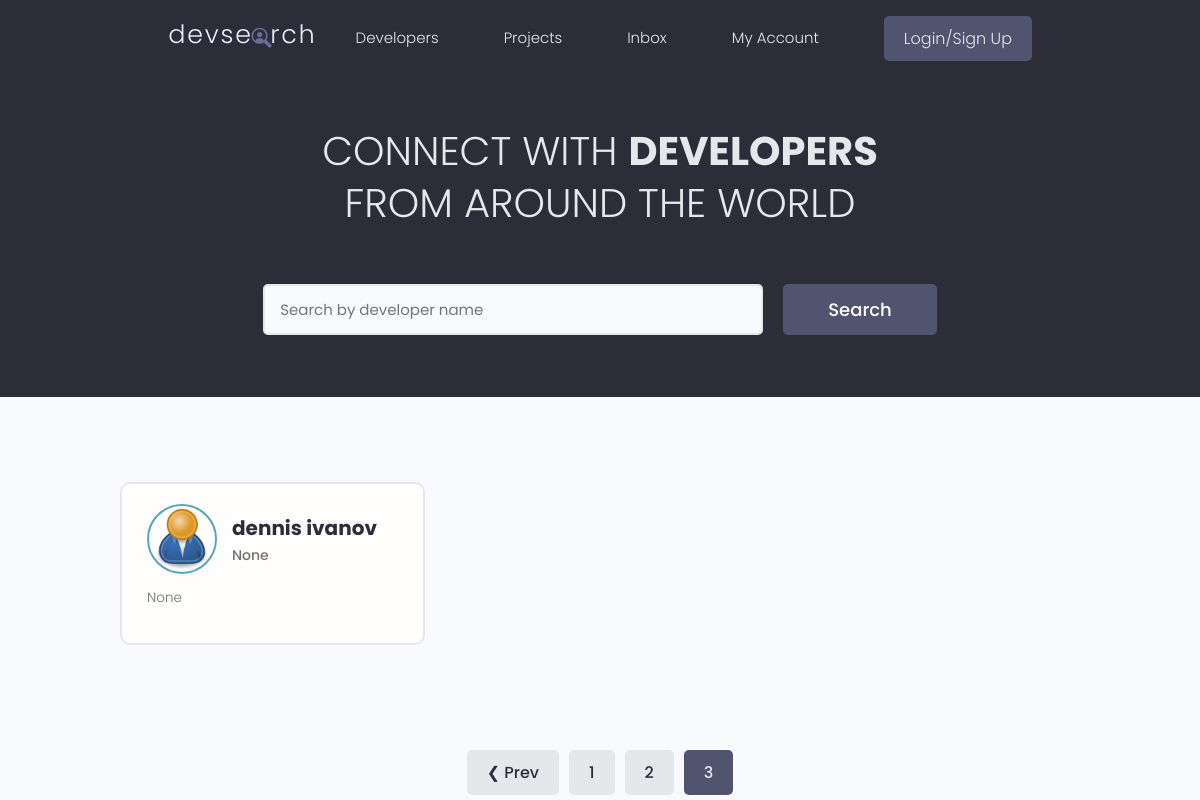
Page /?page=4 on the earlier database version.
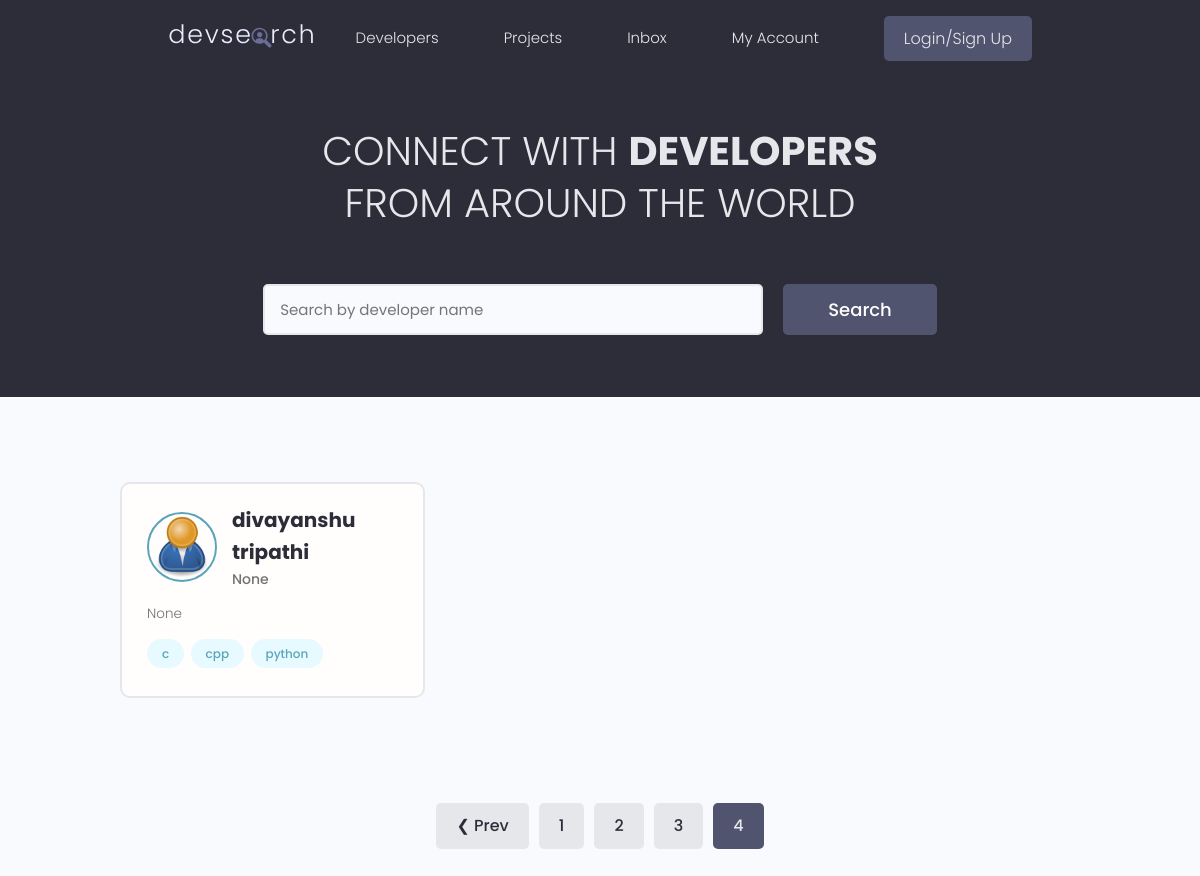
Same page on the later database version.
### users/models.py (models this page shows, shortened)
class Profile(models.Model):
    user = models.OneToOneField(User, on_delete=models.CASCADE,null=True, blank=True)
    name = models.CharField(max_length=200, blank=True, null=True)
    email = models.EmailField(max_length=500, blank=True, null=True)
    username = models.CharField(max_length=200, blank=True, null=True)
    location = models.CharField(max_length=200, blank=True, null=True)
    short_intro = models.CharField(max_length=200, blank=True, null=True)
    bio = models.TextField(blank=True, null=True)
    profile_image = models.ImageField(null=True, blank=True, upload_to='profiles/', default="profiles/user-default.png")
    social_github = models.CharField(max_length=200, blank=True, null=True)
    social_twitter = models.CharField(max_length=200, blank=True, null=True)
    social_linkedin = models.CharField(max_length=200, blank=True, null=True)
    social_youtube = models.CharField(max_length=200, blank=True, null=True)
    social_website = models.CharField(max_length=200, blank=True, null=True)
    created = models.DateTimeField(auto_now_add=True)
    id = models.UUIDField(default=uuid.uuid4, unique=True, primary_key=True, editable=False)

class Skill(models.Model):
    owner = models.ForeignKey(Profile, on_delete=models.CASCADE, null=True, blank=True)
    name = models.CharField(max_length=200, blank=True, null=True)
    description = models.TextField(null=True, blank=True)
    created = models.DateTimeField(auto_now_add=True)
    id = models.UUIDField(default=uuid.uuid4, unique=True, primary_key=True, editable=False)
    def __str__(self) -> str:
        return str(self.name)

### users/views.py (the view)
# urls.py: path('', views.profiles, name="profiles"),
def profiles(request):
    profiles, search_query = searchProfiles(request)
    custom_range, profiles = paginateProfiles(request, profiles, 1)
    context = {'profiles':profiles, 'search_query':search_query, 'custom_range':custom_range}
    return render(request, 'users/profiles.html', context)

### users/utils.py (called while the page is built)
def paginateProfiles(request, profiles, results):
    page = request.GET.get('page')
    results = 1 #results per page
    paginator = Paginator(profiles, results)
    try:
        profiles = paginator.page(page)
    except PageNotAnInteger:
        page = 1
        profiles = paginator.page(page)
    except EmptyPage:
        page = paginator.num_pages
        profiles = paginator.page(page)
    leftIndex = (int(page)-4)
    if leftIndex < 1: leftIndex=1
    rightIndex = (int(page)+5)
    if rightIndex>paginator.num_pages: rightIndex=paginator.num_pages+1
    custom_range = range(leftIndex, rightIndex)
    return custom_range, profiles

def searchProfiles(request):
    search_query = ''
    if request.GET.get('search_query'):
        search_query = request.GET.get('search_query')
    print('SEARCH:', search_query)
    skills = Skill.objects.filter(name__icontains=search_query)
    profiles = Profile.objects.distinct().filter(
        Q(name__icontains=search_query) | Q(short_intro__icontains=search_query) | Q(skill__in=skills))
    return profiles, search_query

### users/templates/users/profiles.html (shortened to what this page needs)
{% extends 'main.html' %}
{% block content %}
<main class="home">
    <section class="hero-section text-center">
        <div class="container container--narrow">
            <div class="hero-section__box">
                <h2>CONNECT WITH <span>DEVELOPERS</span></h2>
                <h2>FROM AROUND THE WORLD</h2>
            </div>
            <div class="hero-section__search">
                <form class="form" action="{% url 'profiles' %}" method="get">
                    <div class="form__field">
                        <input class="input input--text" id="formInput#search" type="text" name="search_query" value="{{search_query}}" placeholder="Search by developer name" />
                    </div>
                    <input class="btn btn--sub btn--lg" type="submit" value="Search" />
                </form>
            </div>
        </div>
    </section>
    <section class="devlist">
        <div class="container">
            <div class="grid grid--three">
                {% for profile in profiles %}
                <div class="column card">
                    <div class="dev">
                        <a href="{% url 'user-profile' profile.id %}" class="card__body">
                            <div class="dev__profile">
                                <img class="avatar avatar--md" src="{{ profile.profile_image.url }}" alt="image" />
                                <div class="dev__meta">
                                    <h3>{{ profile.name }}</h3>
                                    <h5>{{ profile.short_intro|slice:"60" }}</h5>
                                </div>
                            </div>
                            <p class="dev__info">{{ profile.bio|slice:"150" }}</p>
                            <div class="dev__skills">
                                {% for skill in profile.skill_set.all|slice:"5" %}
                                <span class="tag tag--pill tag--main">
                                    <small>{{ skill }}</small>
                                </span>
                                {% endfor %}
                            </div>
                        </a>
                    </div>
                </div>
                {% endfor %}
            </div>
        </div>
    </section>
    {% include 'pagination.html' with queryset=profiles custom_range=custom_range %}
</main>
{% endblock content %}

Differences in the rows shown:
no longer on this page (row unchanged): Profile: profile_image (placeholder picture), name "dennis ivanov", short_intro "None", bio "None"
added Profile: profile_image (placeholder picture), name "divayanshu tripathi", short_intro "None", bio "None"
added Skill: name "c"
added Skill: name "cpp"
added Skill: name "python"
Other differences:
list line gone: "3"
new list line: "3"
new list line: "4"
